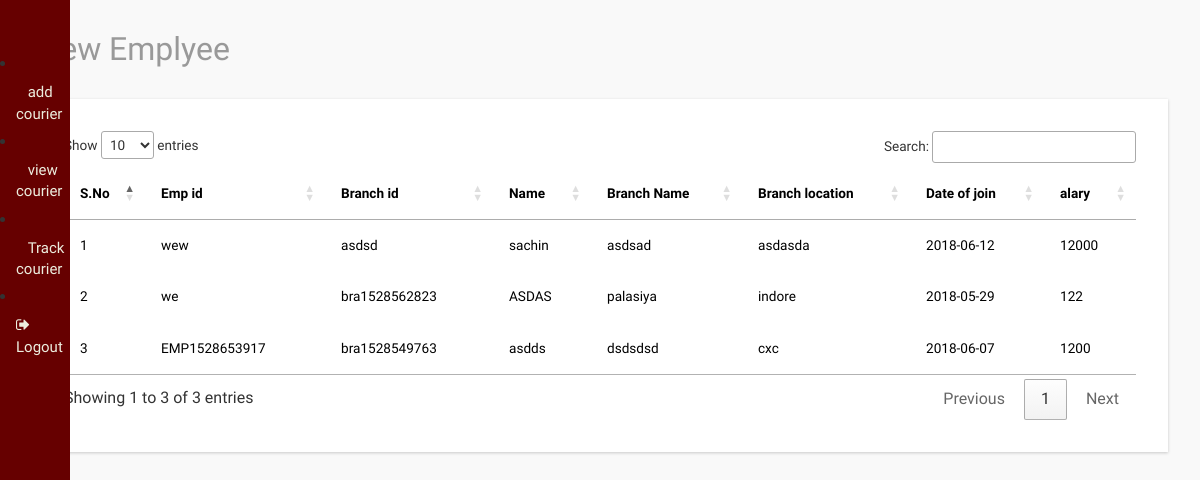
Page /admin/view_emplyee.php on the earlier database version.
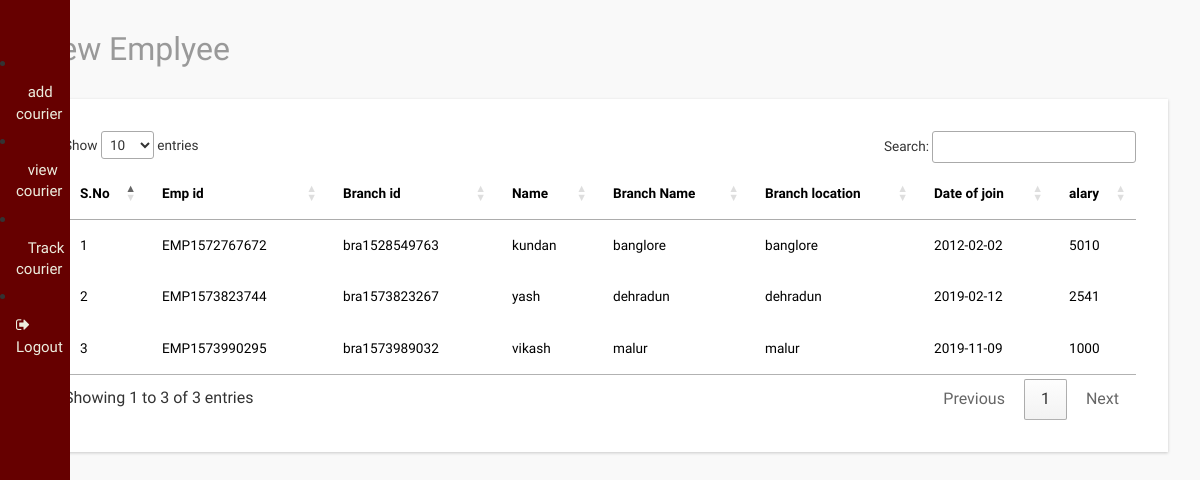
Same page on the later database version.
### tables this page shows
CREATE TABLE `emplyee` (
  `id` int(11) NOT NULL,
  `name` text NOT NULL,
  `role` text NOT NULL,
  `branchid` text NOT NULL,
  `branch_name` text NOT NULL,
  `branch_location` text NOT NULL,
  `dateofjoin` date NOT NULL,
  `salary` int(100) NOT NULL,
  `Empid` text NOT NULL
);

### admin/view_emplyee.php (the view, shortened to what this page needs)
<?php
include('header.php');
include('sidebar.php');
include('../connection.php');
?>
<link rel="stylesheet" href="http://cdn.datatables.net/1.10.2/css/jquery.dataTables.min.css"></style>
<div id="page-wrapper">
  <div class="graphs">
    <h3 class="blank1">View Emplyee</h3>
    <div class="xs tabls">
      <div class="bs-example4" data-example-id="contextual-table">
        <table class="table table-hover" id="example" class="display" width="100%" cellspacing="0">
          <thead>
            <tr>
            <th>S.No</th>
            <th>Emp id</th>
              <th>Branch id</th>
              <th>Name</th>
              <th>Branch Name</th>
              <th>Branch location</th>
              <th>Date of join</th>
              <th><S></S>alary</th>
            </tr>
          </thead>
          <tbody>
          <?php
            $sql="Select * from emplyee";
            $res=mysqli_query($conn,$sql);
            $i=1;
            while($ros=mysqli_fetch_array($res))
            {
              ?>
          <tr>
            <td><?php echo $i++;?></td>
             <td><?php echo $ros['Empid'];?></td>
            <td><?php echo $ros['branchid'];?></td>
            <td><?php echo $ros['name'];?></td>
            <td><?php echo $ros['branch_name'];?></td>
            <td><?php echo $ros['branch_location'];?></td>
            <td><?php echo $ros['dateofjoin'];?></td>
            <td><?php echo $ros['salary'];?></td>
          </tr>
          <?php
        }
        ?>
          </tbody>
        </table>
      </div>
    </div>
  </div>
</div>

Differences in the rows shown:
removed emplyee: Empid "wew", branchid "asdsd", name "sachin", branch_name "asdsad", branch_location "asdasda", dateofjoin "2018-06-12", salary "12000"
removed emplyee: Empid "we", branchid "bra1528562823", name "ASDAS", branch_name "palasiya", branch_location "indore", dateofjoin "2018-05-29", salary "122"
removed emplyee: Empid "EMP1528653917", branchid "bra1528549763", name "asdds", branch_name "dsdsdsd", branch_location "cxc", dateofjoin "2018-06-07", salary "1200"
added emplyee: Empid "EMP1572767672", branchid "bra1528549763", name "kundan", branch_name "banglore", branch_location "banglore", dateofjoin "2012-02-02", salary "5010"
added emplyee: Empid "EMP1573823744", branchid "bra1573823267", name "yash", branch_name "dehradun", branch_location "dehradun", dateofjoin "2019-02-12", salary "2541"
added emplyee: Empid "EMP1573990295", branchid "bra1573989032", name "vikash", branch_name "malur", branch_location "malur", dateofjoin "2019-11-09", salary "1000"
